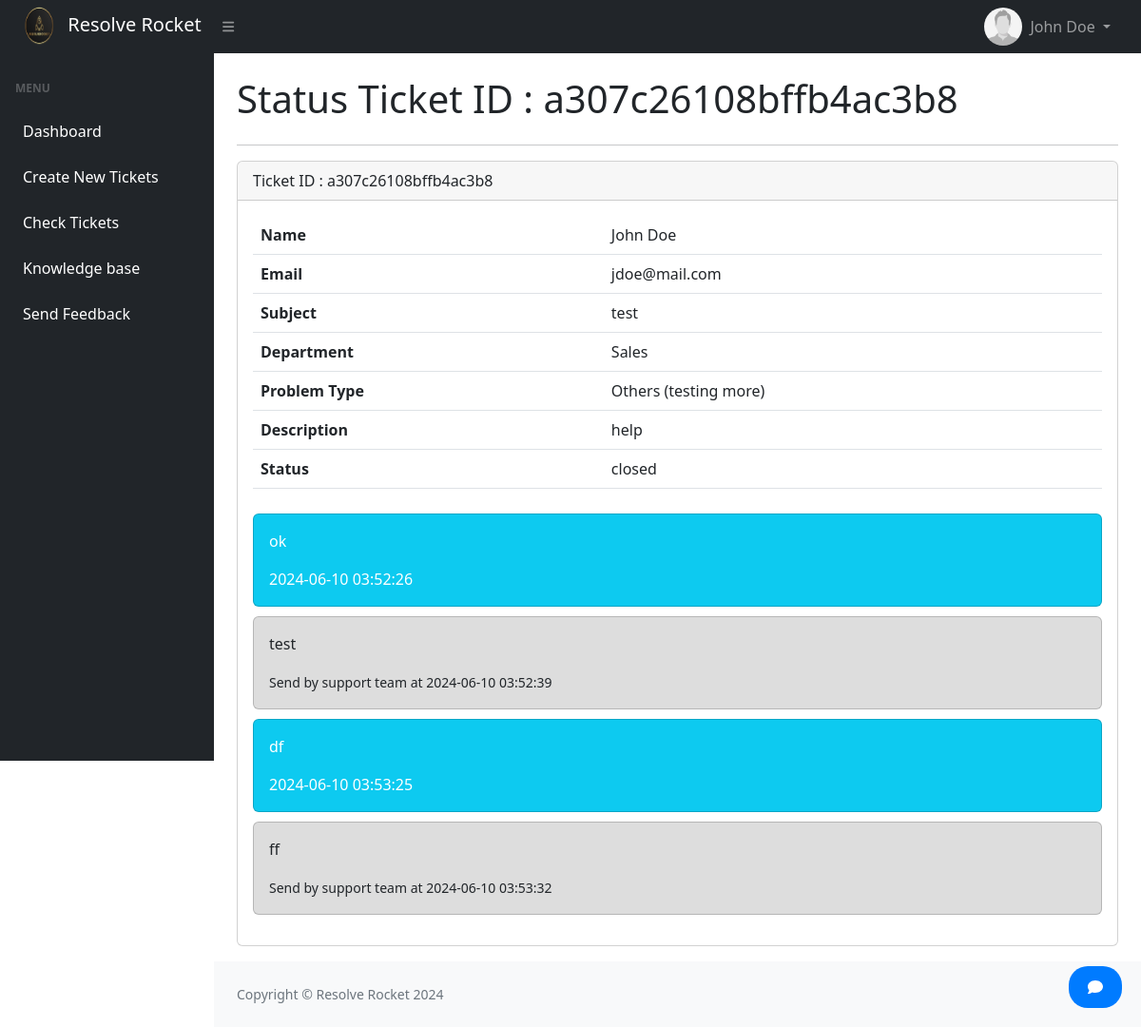
/ticket.php?id=24 (signed in), run on the app's committed database.
### tables this page shows
CREATE TABLE `users` (
  `id` int NOT NULL,
  `name` varchar(255) NOT NULL,
  `email` varchar(255) NOT NULL,
  `password` varchar(255) NOT NULL,
  `username` varchar(255) NOT NULL,
  `status_user` varchar(25) NOT NULL DEFAULT 'active'
);

CREATE TABLE `tickets` (
  `id` int NOT NULL,
  `ticket_id` varchar(255) NOT NULL,
  `status` int NOT NULL DEFAULT '0',
  `userid` int NOT NULL,
  `subject` varchar(255) NOT NULL,
  `department` varchar(500) NOT NULL,
  `problem_type` varchar(500) NOT NULL,
  `other_problem_type` varchar(1000) DEFAULT NULL,
  `message` text NOT NULL,
  `date` timestamp NOT NULL DEFAULT CURRENT_TIMESTAMP,
  `priority` varchar(25) NOT NULL DEFAULT 'normal',
  `status_ticket` varchar(500) NOT NULL DEFAULT 'pending',
  `admin_id` int DEFAULT NULL,
  `archive` varchar(50) DEFAULT NULL
);

CREATE TABLE `ticket_reply` (
  `id` int NOT NULL,
  `ticket_id` varchar(255) NOT NULL,
  `send_by` int NOT NULL DEFAULT '0',
  `message` text NOT NULL,
  `date` timestamp NOT NULL DEFAULT CURRENT_TIMESTAMP
);

### support/db.php (called while the page is built, shortened)
<?php
class DB{
    protected $host='localhost';
    protected $user='root';
    protected $password='';
    protected $database='resolve_rocket';
    public function __construct()
    {
        $this->conn=new mysqli($this->host,$this->user,$this->password,$this->database);
    }
}
?>

### ticket.php (the view, shortened to what this page needs)
<!DOCTYPE html>
<html lang="en">
<?php
require_once('head.php');
$db = new DB();
$ticket = '';
$ticket_id = $_GET['id'];
$this_ticket_query = $db->conn->query("SELECT * FROM tickets a JOIN users AS b ON a.userid = b.id  WHERE a.id=" . $ticket_id);
if ($this_ticket_query->num_rows > 0) {
    while ($row = $this_ticket_query->fetch_assoc()) {
        $ticket = $row;
    }
} else {
    header('Location: ./');
}
$reps = [];
if ($ticket != '') {
    $replies = $db->conn->query("SELECT * FROM ticket_reply WHERE ticket_id =$ticket_id");
    if ($replies->num_rows > 0) {
        while ($row = $replies->fetch_assoc()) {
            $reps[] = $row;
        }
    }
}
?>
<body class="sb-nav-fixed">
    <?php include 'auth.php'; ?>
    <div id="layoutSidenav">
        <div id="layoutSidenav_nav">
            <?php include "sidebar.php" ?>
        </div>
        <div id="layoutSidenav_content">
            <main>
                <div class="container-fluid px-4">
                    <h1 class="mt-4 mb-4">Status Ticket ID : <?php echo $ticket['ticket_id']; ?></h1>
                    <hr>
                    <div class="card mb-3">
                        <div class="card-header">
                            Ticket ID : <?php echo $ticket['ticket_id']; ?>
                        </div>
                        <div class="card-body">
                            <table class="table">
                                <tr>
                                    <th>Name</th>
                                    <td><?php echo $ticket['name']; ?></td>
                                </tr>
                                <tr>
                                    <th>Email</th>
                                    <td><?php echo $ticket['email']; ?></td>
                                </tr>
                                <tr>
                                    <th>Subject</th>
                                    <td><?php echo $ticket['subject']; ?></td>
                                </tr>
                                <tr>
                                    <th>Department</th>
                                    <td><?php echo $ticket['department']; ?></td>
                                </tr>
                                <tr>
                                    <th>Problem Type</th>
                                    <td>
                                        <?php
                                        if ($ticket['problem_type'] == 'Others') {
                                            echo 'Others (' . $ticket['other_problem_type'] . ')';
                                        } else {
                                            echo $ticket['problem_type'];
                                        }
                                        ?>
                                    </td>
                                </tr>
                                <tr>
                                    <th>Description</th>
                                    <td><?php echo $ticket['message']; ?></td>
                                </tr>
                                <tr>
                                    <th>Status</th>
                                    <td>
                                        <?php echo $ticket['status_ticket']; ?>
                                    </td>
                                </tr>
                            </table>
                            <div class="reply-area">
                                <ul>
                                    <?php if (count($reps) > 0) { ?>
                                        <?php foreach ($reps as $k => $v) {
                                            if ($v['send_by'] == 0) {
                                        ?>
                                                <li class="reply-user">
                                                    <div class="card bg-info text-white">
                                                        <div class="card-body">
                                                            <p><?php echo $v['message']; ?></p>
                                                            <div class="text-right">
                                                                <span><?php echo $v['date']; ?></span>
                                                            </div>
                                                        </div>
                                                    </div>
                                                </li>
                                            <?php
                                            } else {
                                            ?>
                                                <li class="reply-me">
                                                    <div class="card bg-gray text-dark">
                                                        <div class="card-body">
                                                            <p><?php echo $v['message']; ?></p>
                                                            <div class="text-right">
                                                                <small>Send by support team at <?php echo $v['date']; ?></small>
                                                            </div>
                                                        </div>
                                                    </div>
                                                </li>
                                        <?php
                                            }
                                        }
                                        ?>
                                    <?php } ?>
                                </ul>
                            </div>
                        </div>
                    </div>
                </div>
            </main>
            <footer class="py-4 bg-light mt-auto">
                <div class="container-fluid px-4">
                    <div class="d-flex align-items-center justify-content-between small">
                        <div class="text-muted">Copyright &copy; Resolve Rocket 2024</div>
                    </div>
                </div>
            </footer>
        </div>
    </div>
    <button class="open-btn" onclick="toggleChatbot()">
        <i class="fas fa-comment"></i>
    </button>
</body>
</html>

### auth.php (shortened to what this page needs)
<?php
$db = new DB();
$query = "SELECT * FROM users WHERE id='" . $_SESSION['id'] . "'";
$result = $db->conn->query($query);
$row = $result->fetch_assoc();
$name = $row['name'];
?>
<nav class="sb-topnav navbar navbar-expand navbar-dark bg-dark">
    <a class="navbar-brand ps-3" href="user-dashboard.php"><img src="logo.jpg" alt="Resolve Rocket Logo" width="50" height="50"> Resolve Rocket</a>
    <button class="btn btn-link btn-sm order-1 order-lg-0 me-4 me-lg-0" id="sidebarToggle" href="#!"><i class="fas fa-bars"></i></button>
    <ul class="navbar-nav ms-auto ms-md-0 me-3 me-lg-4">
        <img src="profile.jpg" alt="Profile Photo" width="40" class="profile-photo rounded-circle">
        <li class="nav-item dropdown">
            <a class="nav-link dropdown-toggle" id="navbarDropdown" href="#" role="button" data-bs-toggle="dropdown" aria-expanded="false">
                <?php echo $name ?>
            </a>
        </li>
    </ul>
</nav>

### support/assets/css/app.css (style rules this page uses)
.bg-gray { background: #ddd; }
.reply-area { max-height: 600px; overflow-y: scroll; }
.reply-area ul { padding-left: 0px; list-style: none; }
.reply-area ul li { margin-top: 10px; }

### head.php (style rules this page uses)
.open-btn { position: fixed; bottom: 20px; right: 20px; background-color: #007bff; color: white; padding: 10px 20px; border: none; border-radius: 20px; cursor: pointer; z-index: 10000; }

### data on the page
users: name "John Doe"
tickets: ticket "a307c26108bffb4ac3b8", userid.name "John Doe", userid.email "jdoe@mail.com", subject "test", department "Sales", other_problem_type "testing more", message "help", status_ticket "closed"
ticket_reply: message "ok", date "2024-06-10 03:52:26"
ticket_reply: message "test", date "2024-06-10 03:52:39"
ticket_reply: message "df", date "2024-06-10 03:53:25"
ticket_reply: message "ff", date "2024-06-10 03:53:32"
